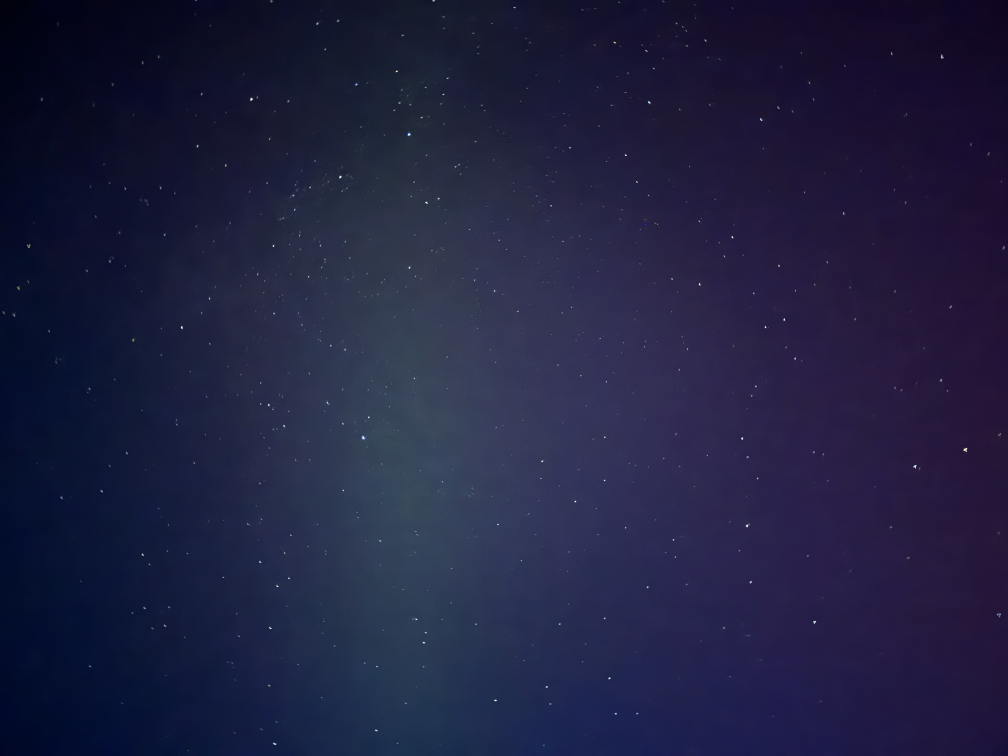
#> input picture data/testing/astro1.jpeg, 4032 x 3024 px, found by its file name (shown at 1/4 size)
$ jupyter execute --allow-errors testing.ipynb   (shell and % lines are left out)
#> lines starting #> are read from the running program, lines starting #| are printed output that depends on the picture
### reference/load.py
import json
import pandas as pd
from collections import defaultdict
from skyfield.api import Loader
from skyfield.data import hipparcos

def stars(magnitude=7.0):
    # load star dataframe & limit magnitude
    load = Loader('./reference/data')
    with load.open(hipparcos.URL) as f:
        df = hipparcos.load_dataframe(f)
        bright_stars_df = df[df['magnitude'] <= magnitude]

    # validate
    if df.empty:
        raise ValueError("Hipparcos data not loaded.")
    elif bright_stars_df.empty:
        raise ValueError(f"No stars found with magnitude <= {magnitude}")

    return bright_stars_df

# [28 lines left out: functions planets, constellations, not called in this run]

### testing.ipynb
# Find my Star - Testing

## Work on next: reverse engineer flux using magnitude values of reference and flux distribution of test .

### Imports

[cell 1]
# import cProfile
# with cProfile.Profile() as pr:
#     pr.print_stats(sort='cumulative')

from ipywidgets import interactive

[cell 2]
import math
from itertools import combinations
from itertools import product
from collections import defaultdict
from collections import OrderedDict
import numpy as np
import pandas as pd

import cv2
from sklearn.preprocessing import MinMaxScaler
from scipy.spatial import KDTree
from scipy import stats

import matplotlib.pyplot as plt
from matplotlib.collections import LineCollection
from matplotlib.patches import Polygon
from matplotlib import transforms
import matplotlib.image as mpimg

from skyfield.api import Star, Loader, load, wgs84, load_constellation_names
from skyfield.data import hipparcos, stellarium
from skyfield.projections import build_stereographic_projection

[cell 3]

import reference.load as load_ref

## Reference Stars

### Load Data

[cell 4]
# load data
limiting_magnitude = 7.0
#> (the rest of this cell did not finish here and is left out)

size of marker = (0.5 + limiting_magnitude - magnitude) ** 2.0

#> (a cell that did not finish here is left out)

[cell 6]
# show constellations
# 1. filter dict by location and remove constellations with 1 or no stars
# 2. get coordinates of stars in constellations

const_coords = []
#> (the rest of this cell did not finish here and is left out)

[cell 7]
# [50 lines of commented-out code are left out]

## Test Image

### Processing

[cell 8]
# import test image no. 1 and scale
test_img = "testing/astro1.jpeg"
test_grey = cv2.imread(test_img, flags=cv2.IMREAD_GRAYSCALE)
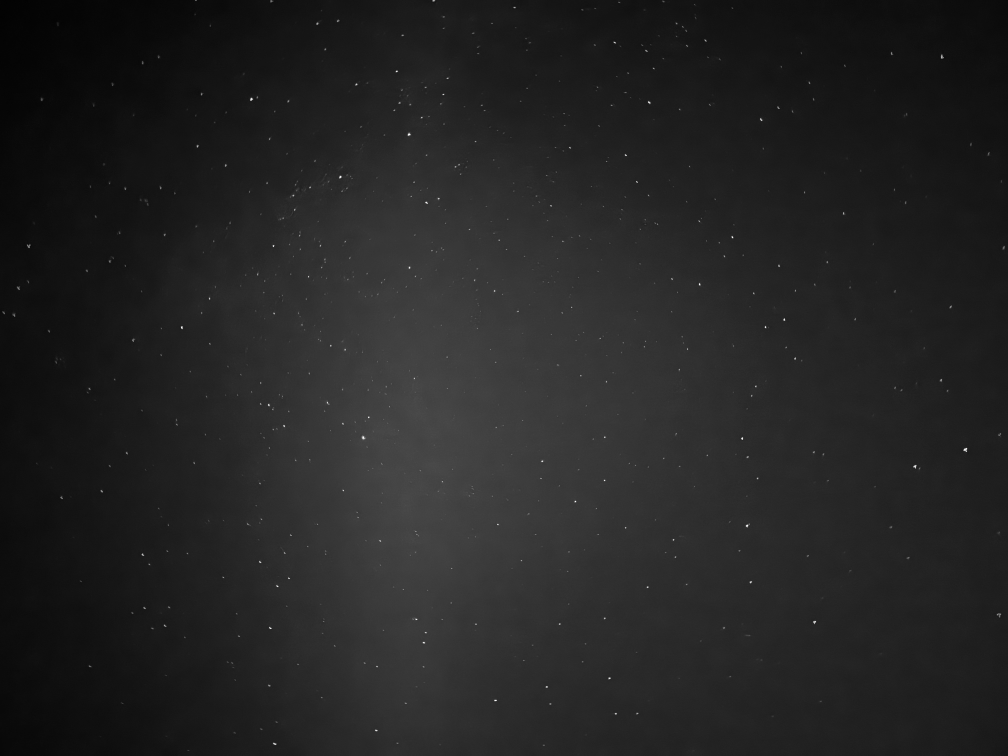
#> test_grey: shape (3024, 4032) (shown at 1/4 size); min 1, max 255, mean 35.7
max_len = max(test_grey.shape)
#> max_len = 4032
scale_ratio = 2000 / max_len
#> scale_ratio = 0.496
x_scaled = int(test_grey.shape[1]*scale_ratio)
#> x_scaled = 2000
y_scaled = int(test_grey.shape[0]*scale_ratio)
#> y_scaled = 1500
test_grey = cv2.resize(test_grey, dsize=(x_scaled, y_scaled), interpolation=cv2.INTER_AREA)
#> test_grey: shape (1500, 2000)
print(f"Scaled image to {test_grey.shape[1]} x {test_grey.shape[0]} pixels")
#| Scaled image to 2000 x 1500 pixels

aspect_ratio = test_grey.shape[0] / test_grey.shape[1]
#> aspect_ratio = 0.75
plt.subplots(figsize=(10,aspect_ratio*10))
plt.ylim(0, test_grey.shape[0])
plt.imshow(test_grey, cmap="grey")
plt.show()

### Finding Flux and Magnitude of Test Stars

[cell 9]
# [8 lines of commented-out code are left out]

[cell 10]
# [11 lines of commented-out code are left out]

[cell 11]
# [12 lines of commented-out code are left out]

$ipv = $ inner aperture pixel values

$opv = $ outer pixel values

$flux = sum(ipv) - count(ipv)/count(opv) * sum(opv)$

$V_1 =$ Target visual magnitude

$F_1=$ flux of target

$F_2=$ flux of reference

$V_2 =$ reference visual magnitude

$V_1= -2.5log_{10}\dfrac{F_1}{F_2} + V_2$

[cell 12]
### PARAMS

# window size to check for local maxima
w_size = 20

# how much to offset local maxima
offset = 20

# outer aperture border size
oa_border = 10


'''
Find centroids from brightest pixel in adjacent pixels
1. go through image array with windows
2. take the average brightness of the window
3. find coordinates of pixels above an offset of the average
'''

h, w = test_grey.shape
#> h = 1500; w = 2000
h, w = h - 2*(oa_border+1), w - 2*(oa_border+1)
#> h = 1478; w = 1978

h_start = h//10
#> h_start = 147
h_stop = h_start + w_size
#> h_stop = 167
w_start = w//10
#> w_start = 197
w_stop = w_start + w_size
#> w_stop = 217

all_h_vals = []
all_w_vals = []
windows = []

while h_stop < h - h//10:
    while w_stop < w - w//10:
        windows.append([(w_start, h_start), (w_stop, h_start), (w_stop, h_stop), (w_start, h_stop)])
        test_window = test_grey[h_start:h_stop, w_start:w_stop]
        avg = np.mean(test_window)
        h_vals, w_vals = np.where((test_window > avg+offset))
        h_vals, w_vals = h_vals + h_start, w_vals + w_start
        all_h_vals.extend(h_vals)
        all_w_vals.extend(w_vals)

        w_start += w_size
        w_stop += w_size

    w_start = w//10
    w_stop = w_start + w_size
    h_start += w_size
    h_stop += w_size
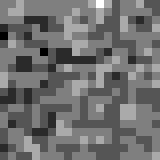
#> test_window: shape (20, 20) (shown 8 times larger); min 31, max 37, mean 33.6; drawn with min black and max white
#> after the loop, all_h_vals = 4673 values, max 1324 at index 4614, min 147 at index 10, mean 666; all_w_vals = 4673 values, max 1776 at index 2244, min 199 at index 3625, mean 881.6; h_start = 1327; h_stop = 1347; windows = 4661 items

# [6 lines of commented-out code are left out]


'''
Find central coordinates and inner aperture of each star
'''

star_coords = [(w_vals, h_vals) for w_vals, h_vals in zip(all_w_vals, all_h_vals)]
#> star_coords = 4673 pairs, first value 199 to 1776, second value 147 to 1324
star_vals_dict = {coord: vals for coord, vals in zip(star_coords, test_grey[all_h_vals, all_w_vals])}
#> star_vals_dict = 4673 items
used_stars = set()
ds = [(0, 1), (1, 1), (1, 0), (1, -1), (0, -1), (-1, -1), (-1, 0), (-1, 1)]

def get_buffer(prev_coords):
    buffer_coords = set()
    for xx, yy in prev_coords:
        for dx, dy in ds:
            if (xx+dx, yy+dy) not in prev_coords:
                buffer_coords.add((xx+dx, yy+dy))
    return buffer_coords

def check_adjacent(pixel, prev_coords):
    star_coords = star_vals_dict.keys()
    x, y = pixel

    adj_coords = [(x+dx, y+dy) for dx, dy in ds if (x+dx, y+dy) in star_coords]
    new_coords = set(adj_coords) - prev_coords

    used_stars.add(pixel)

    for coord in new_coords:
        if coord not in used_stars:
            check_adjacent(coord, prev_coords)
            prev_coords.add(coord)
            used_stars.add(coord)

    buffer_coords = get_buffer(prev_coords)

    return prev_coords, buffer_coords

all_centroids = defaultdict(set)
all_buffs = set([])
for pixel, co in star_vals_dict.items():
    if co > 0 and pixel not in used_stars:
        adj_coords, buffer_coords = check_adjacent(pixel, set([]))
        if len(adj_coords) > 0:
            centroid = np.mean(list(adj_coords), axis=0)
            centroid = tuple(np.round(c, 2) for c in centroid)
            all_centroids[centroid] = adj_coords
            all_buffs.update(buffer_coords)
#> this loop made 4673 passes
#> (co, adj_coords, centroid) on passes 1, 14, 22: (33, [(225, 167), (224, 167), (224, 168), (224, 169)], (223, 166.9)), (67, [(705, 169), (705, 168), (705, 167)], (706.8, 167.1)), (57, [(727, 165), (728, 165), (728, 164)], (728.3, 164.4))
#> (co, adj_coords, centroid) on pass 11: (46, [(483, 148), (483, 147)], (482.5, 148))
        # [4 lines of commented-out code are left out]

print(f"Found {len(all_centroids)} stars")
#| Found 607 stars

# cent_coords = np.array(list(all_centroids.keys()))
# cent_x = cent_coords[:, 0]
# cent_y = cent_coords[:, 1]

# fig, ax = plt.subplots(1, 2, figsize=(15,5))
# ax[0].imshow(test_grey, cmap="gray", vmin=0, vmax=255)
# ax[0].set_xlim(700, 800)
# ax[0].set_ylim(800, 1000)

# ax[1].imshow(test_grey, cmap="gray", vmin=0, vmax=255)
# ax[1].plot(cent_x, cent_y, 'xg', markersize=10)
# ax[1].set_xlim(700, 800)
# ax[1].set_ylim(800, 1000)
# plt.show()


'''
Calculate flux
1. calculate flux of stars/objects
2. for outer aperture pixel values, use a mean value pixels (de-noise)
'''

cents, aps = all_centroids.keys(), all_centroids.values()
centroids = pd.DataFrame(cents).rename(columns={0: 'x', 1: 'y'})
all_coords = set(cents) | set((c1[0], c1[1]) for c in aps for c1 in c) | all_buffs
inner_cords2 = [[c1 for c1 in c] for c in aps]

# ap_min_max = [[*np.min(c, axis=0), *np.max(c, axis=0)] for c in inner_cords2]
outer_aps = []
fluxes = []
for c in inner_cords2:
    inner_vals = [int(test_grey[y, x]) for (x, y) in c]
    outer_vals = oa_border * [0]
    # [7 lines of commented-out code are left out]

    f = np.round(sum(inner_vals) - len(inner_vals)/len(outer_vals) * sum(outer_vals), 2)
    if f > 0:
        fluxes.append(f)
#> this loop made 607 passes
#> c on passes 2, 5, 6: [(483, 148), (482, 148)], [(837, 164)], [(864, 165)]

centroids['flux'] = fluxes

# # show centroids and apertures
# inner_apertures = [(idx, c1[0], c1[1]) for idx, c in enumerate(aps) for c1 in c]
# ia_df = pd.DataFrame(inner_apertures).rename(columns={0: 'star idx', 1: 'x', 2: 'y'})
# max_f_star = centroids.loc[centroids['flux'].idxmax()]
# fig, ax = plt.subplots(1, 2, figsize=(15,5))
# ax[0].imshow(test_grey, cmap="gray")
# ax[0].set_xlim(600, 800)
# ax[0].set_ylim(800, 1000)
# ax[1].imshow(test_grey, cmap="gray")
# ax[1].plot(ia_df.x, ia_df.y, 'xg', markersize=1)
# ax[1].plot(centroids.x, centroids.y, 'xr', markersize=1)
# ax[1].add_collection(LineCollection(outer_aps, colors='b', linewidths=2))
# ax[1].set_xlim(600, 800)
# ax[1].set_ylim(800, 1000)
# plt.show()


'''
Calculate target magnitudes:
'''

# using vega as max magnitude star
centroids = centroids.sort_values(by='flux', ascending=False).reset_index(drop=True)
ref_flux = centroids.iloc[0].flux
print(f'max flux: {ref_flux}')
#| max flux: 7989.0
ref_mag = 0.03

centroids['magnitude'] = [-2.5 * np.log10(tf/ref_flux) + ref_mag for tf in centroids.flux]

fig, ax = plt.subplots(1, 2, figsize=(15, 5))
ax[0].hist(centroids.flux, bins=50, alpha=0.5, color='c')
ax[0].set_title('flux distribution')
ax[1].hist(centroids.magnitude, bins=50, alpha=0.5, color='g')
ax[1].set_title('Calculated Magnitudes')
ax[1].set_xlim(0)
plt.show()
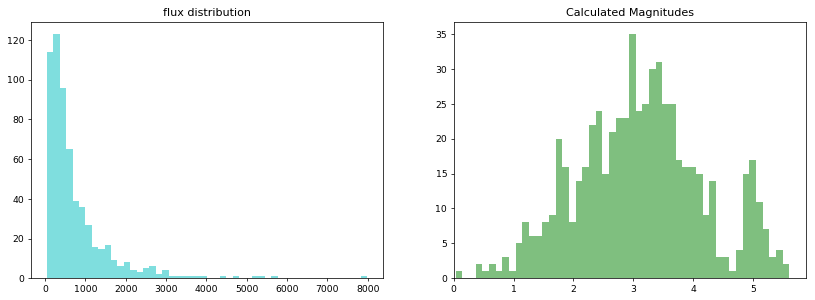
#> figure drawn by matplotlib, 2 panels; panel 1: tallest bar 123 high, from x = 205.8 to 364.7; panel 2: tallest bar 35 high, from x = 2.93 to 3.04

fig, ax = plt.subplots(figsize=(10, 10))
ax.imshow(test_grey, cmap="gray")
lm = 1
brightest_cent = centroids[centroids.loc[:, 'magnitude'] < lm].copy()
ax.scatter(brightest_cent.x, brightest_cent.y, s=50, marker='o', facecolors='none', edgecolors='b')
ax.set_title(f'Magnitudes up to mag. {lm}')
ax.set_ylim(0, test_grey.shape[0])
plt.show()
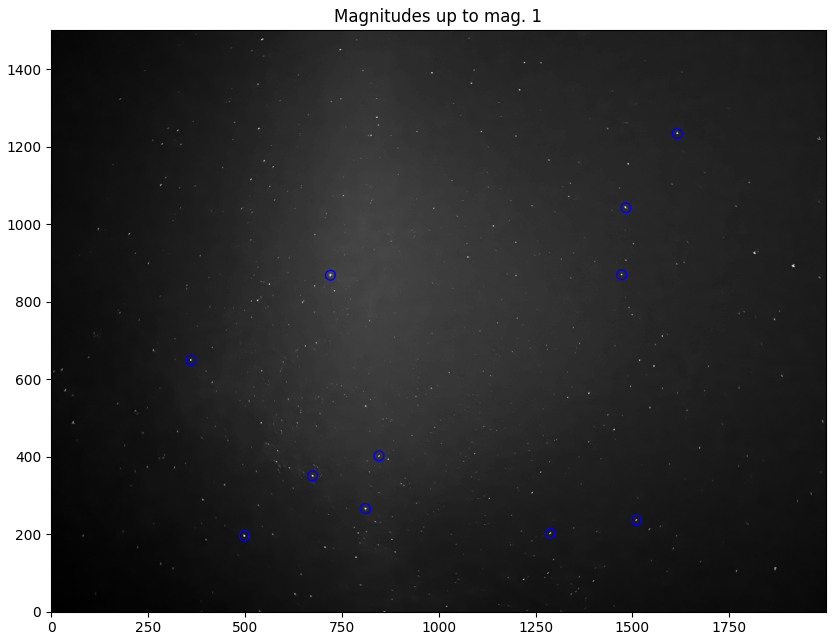
#> figure drawn by matplotlib, 1 panel

$ run again, with data/testing/astro2.jpeg copied over data/testing/astro1.jpeg
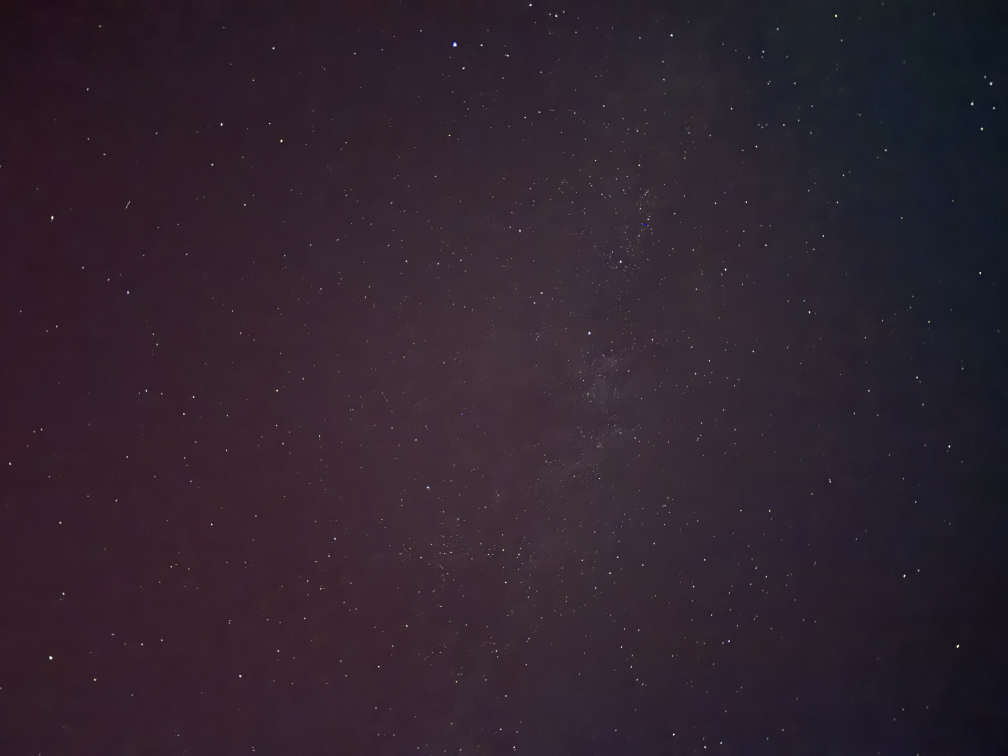
#> input picture data/testing/astro2.jpeg, 4032 x 3024 px, found by its file name (shown at 1/4 size)
#| Scaled image to 2000 x 1500 pixels
#> after the loop `while h_stop < h - h//10:`:
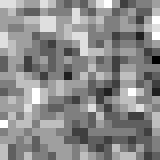
#> test_window: shape (20, 20) (shown 8 times larger); min 25, max 33, mean 29.4; drawn with min black and max white
#> after the loop `while h_stop < h - h//10:`: all_h_vals = 7131 values, max 1325 at index 7091, min 147 at index 11, mean 750.8; all_w_vals = 7131 values, max 1776 at index 2882, min 204 at index 718, mean 1044.9; h_start = 1327; h_stop = 1347; windows = 4661 items
#> star_coords = 7131 pairs, first value 204 to 1776, second value 147 to 1325
#> star_vals_dict = 7131 items
#> the loop `for pixel, co in star_vals_dict.items():` made 7131 passes
#> (co, adj_coords, centroid) on passes 29, 31, 39: (81, [(1192, 149), (1192, 150)], (1192, 149.8)), (68, [(1183, 151), (1182, 151), (1182, 152)], (1182.5, 151.5)), (124, [(1317, 159), (1317, 158), (1316, 158)], (1316.8, 157.7))
#| Found 1156 stars
#> the loop `for c in inner_cords2:` made 1156 passes
#> c on passes 2, 3, 5: [(880, 148), (878, 148), (879, 147), (879, 148)], [(891, 150), (891, 151)], [(1191, 150), (1192, 149), (1192, 150), (1193, 150)]
#| max flux: 4534.0
#> `plt.show()`:
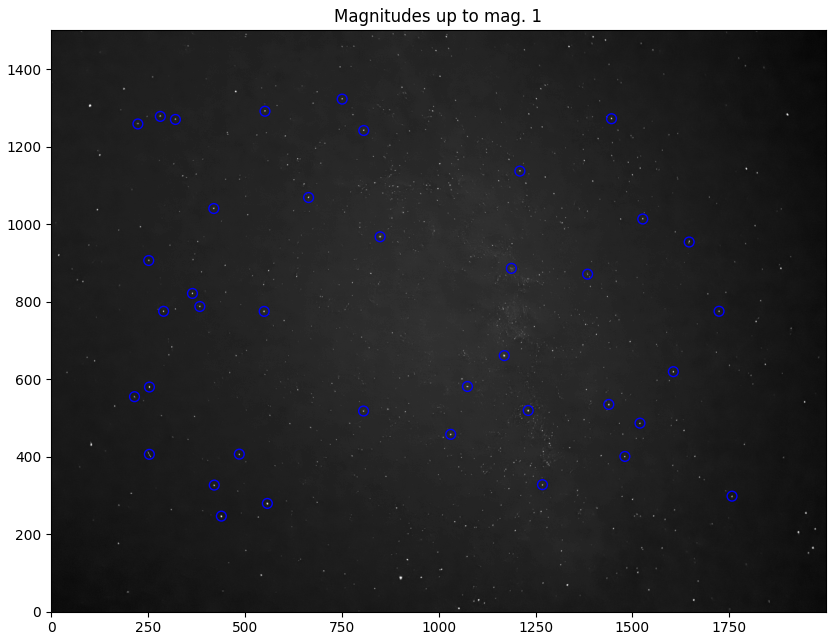
#> figure drawn by matplotlib, 1 panel
